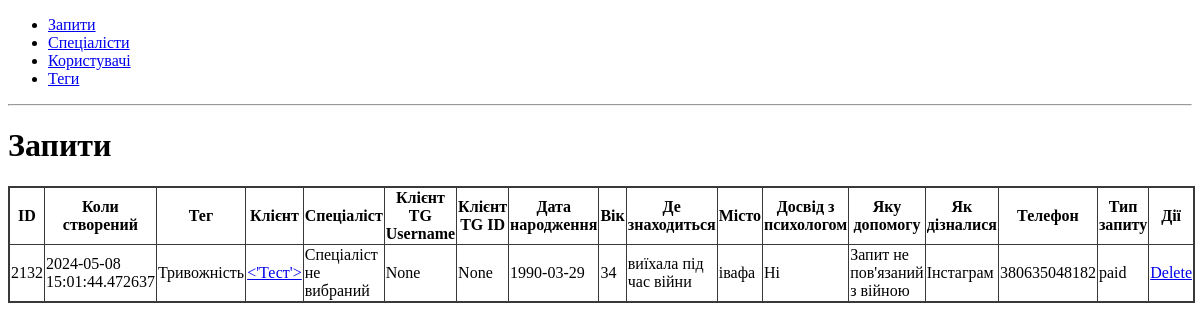
The app's page /requests/, older data.
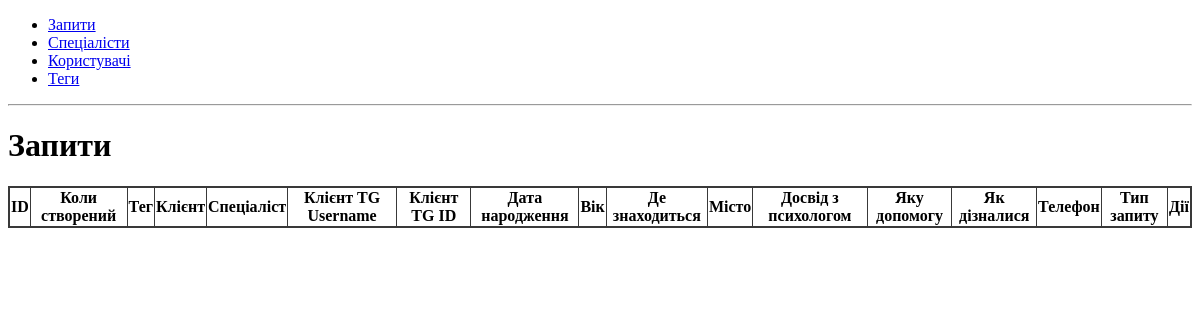
The same page, newer data.
### app/requests/models.py (models this page shows, shortened)
class Request(db.Model):
    id = db.Column(db.Integer, primary_key=True)
    created_date = db.Column(db.DateTime, nullable=False)
    user_full_name = db.Column(db.String(80), nullable=False)
    user_username = db.Column(db.String(80))
    user_telegram_id = db.Column(db.Integer)
    user_birthdate = db.Column(db.Date, nullable=False)
    user_where_is = db.Column(db.String(80), nullable=False)
    user_where_is_city = db.Column(db.String(80), nullable=False)
    user_worked_with_psychologist_before = db.Column(db.String(80), nullable=False)
    help_type = db.Column(db.String(80), nullable=False)
    user_how_known = db.Column(db.String(80), nullable=False)
    user_phone = db.Column(db.Integer, nullable=False)
    request_type = db.Column(db.String(80), nullable=False)
    tag_id = db.Column(db.Integer, db.ForeignKey("tag.id"), nullable=False)
    tag = db.relationship("Tag", backref="requests")
    user_id = db.Column(db.Integer, db.ForeignKey("user.id"), nullable=False)
    user = db.relationship("User", backref="requests")
    specialist_id = db.Column(db.Integer, db.ForeignKey("specialist.id"), nullable=True)
    specialist = db.relationship("Specialist", backref="requests")

### app/tags/models.py (models this page shows, shortened)
class Tag(db.Model):
    __tablename__ = "tag"
    id = db.Column(db.Integer, primary_key=True)
    name = db.Column(db.String(255), unique=True, nullable=False)
    specialists = db.relationship("Specialist", secondary="specialist_tag", back_populates="tags")
    def __repr__(self) -> str:
        return f"{self.name}"

### app/users/models.py (models this page shows, shortened)
class User(db.Model):
    id = db.Column(db.Integer, primary_key=True)
    name = db.Column(db.String(80), unique=True, nullable=False)
    username = db.Column(db.String(80), unique=True)
    telegram_id = db.Column(db.Integer, unique=True)
    birthdate = db.Column(db.Date, nullable=False)
    where_is = db.Column(db.String(80), nullable=False)
    where_is_city = db.Column(db.String(80), nullable=False)
    worked_with_psychologist_before = db.Column(db.String(80), nullable=False)
    phone = db.Column(db.String(80), nullable=False)
    how_known = db.Column(db.String(80), nullable=False)
    age = db.Column(db.Integer)
    def __repr__(self):
        return '<%r>' % self.name

### app/requests/routes.py (the view)
@bp.route("/", methods=["GET", "POST"])
def requests():
    return render_template("requests.html", requests = Request.query.all())

### app/requests/templates/requests.html
{% extends 'base.html' %}
{% block content %}
<h1>Запити</h1>
{% include 'requests_table.html' %}
{% endblock %}

### app/templates/base.html (shortened to what this page needs)
<!DOCTYPE html>
<html lang="en">
<head>
    <link rel="stylesheet" href="{{ url_for('static', filename='style.css') }}">
</head>
<body>
    <nav>
        <ul>
            <li><a href="{{ url_for('requests.requests') }}">Запити</a></li>
            <li><a href="{{ url_for('specialists.specialists') }}">Спеціалісти</a></li>
            <li><a href="{{ url_for('users.users') }}">Користувачі</a></li>
            <li><a href="{{ url_for('tags.tags') }}">Теги</a></li>
        </ul>
    </nav>
    <hr>
    <div class="content">
        {% block content %} {% endblock %}
    </div>
</body>
</html>

### app/requests/templates/requests_table.html
<table id="requests">
    <thead>
        <tr>
            <th>ID</th>
            <th>Коли створений</th>
            <th>Тег</th>
            <th>Клієнт</th>
            <th>Спеціаліст</th>
            <th>Клієнт TG Username</th>
            <th>Клієнт TG ID</th>
            <th>Дата народження</th>
            <th>Вік</th>
            <th>Де знаходиться</th>
            <th>Місто</th>
            <th>Досвід з психологом</th>
            <th>Яку допомогу</th>
            <th>Як дізналися</th>
            <th>Телефон</th>
            <th>Тип запиту</th>
            <th>Дії</th>
        </tr>
    </thead>
    <tbody>
        {% for request in requests %}
        <tr>
            <td>{{ request.id }}</td>
            <td>{{ request.created_date }}</td>
            <td>{{ request.tag }}</td>
            <td><a href="{{ url_for('users.user_card', user_id=request.user_id) }}">{{ request.user }}</a></td>
            <td>
                {% if request.specialist %}
                <a href="{{ url_for('specialists.specialist_card', specialist_id=request.specialist_id) }}">{{ request.specialist }}</a>
                {% else %}
                Спеціаліст не вибраний
                {% endif %}
            </td>
            <td>{{ request.user_username }}</td>
            <td>{{ request.user_telegram_id }}</td>
            <td>{{ request.user_birthdate }}</td>
            <td>{{ request.user.age }}</td>
            <td>{{ request.user_where_is }}</td>
            <td>{{ request.user_where_is_city }}</td>
            <td>{{ request.user_worked_with_psychologist_before }}</td>
            <td>{{ request.help_type }}</td>
            <td>{{ request.user_how_known }}</td>
            <td>{{ request.user_phone }}</td>
            <td>{{ request.request_type }}</td>
            <td>
                <a href="{{ url_for('requests.delete_request', request_id=request.id) }}">Delete</a>
            </td>
        </tr>
        {% endfor %}
    </tbody>
</table>

### app/static/style.css (style rules this page uses)
table { border: 2px solid #393939; border-collapse: collapse; }
th, td { border: 0.5px solid #393939; }

Row changes from the older to the newer data that the page shows:
removed Request: id "2132", created_date "2024-05-08 15:01:44.472637", tag "Тривожність", user "<'Тест'>", user_username "None", user_telegram_id "None", user_birthdate "1990-03-29", user.age "34", user_where_is "виїхала під час війни", user_where_is_city "івафа", user_worked_with_psychologist_before "Ні", help_type "Запит не пов'язаний з війною", user_how_known "Інстаграм", user_phone "380635048182", request_type "paid"
